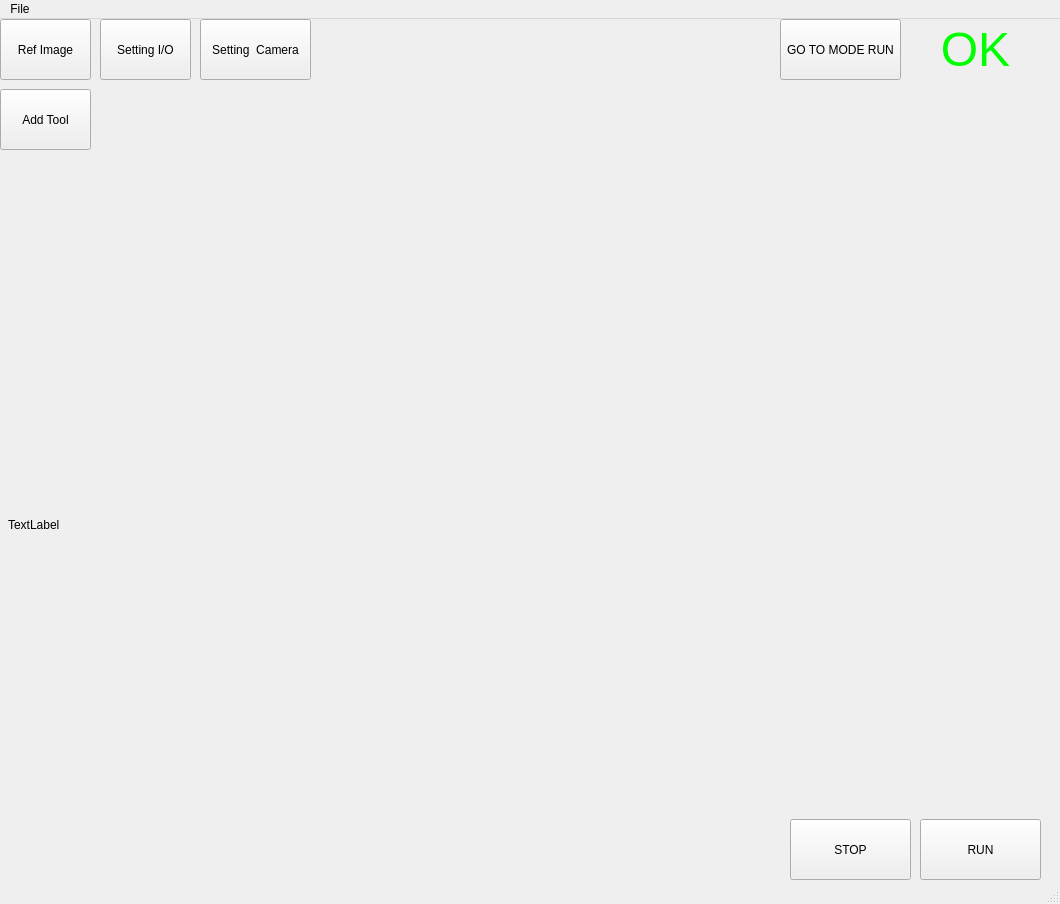
<?xml version="1.0" encoding="UTF-8"?>
<ui version="4.0">
 <class>MainWindow</class>
 <widget class="QMainWindow" name="MainWindow">
  <property name="geometry">
   <rect>
    <x>0</x>
    <y>0</y>
    <width>1060</width>
    <height>904</height>
   </rect>
  </property>
  <property name="windowTitle">
   <string>MainWindow</string>
  </property>
  <widget class="QWidget" name="centralwidget">
   <widget class="QPushButton" name="btn_Ref_Image">
    <property name="geometry">
     <rect>
      <x>0</x>
      <y>0</y>
      <width>91</width>
      <height>61</height>
     </rect>
    </property>
    <property name="text">
     <string>Ref Image</string>
    </property>
   </widget>
   <widget class="QPushButton" name="btn_set_IO">
    <property name="geometry">
     <rect>
      <x>100</x>
      <y>0</y>
      <width>91</width>
      <height>61</height>
     </rect>
    </property>
    <property name="text">
     <string>Setting I/O</string>
    </property>
   </widget>
   <widget class="QPushButton" name="btn_set_camera">
    <property name="geometry">
     <rect>
      <x>200</x>
      <y>0</y>
      <width>111</width>
      <height>61</height>
     </rect>
    </property>
    <property name="cursor">
     <cursorShape>SizeVerCursor</cursorShape>
    </property>
    <property name="text">
     <string>Setting  Camera</string>
    </property>
   </widget>
   <widget class="QPushButton" name="btn_run">
    <property name="geometry">
     <rect>
      <x>920</x>
      <y>800</y>
      <width>121</width>
      <height>61</height>
     </rect>
    </property>
    <property name="text">
     <string>RUN</string>
    </property>
   </widget>
   <widget class="QPushButton" name="btn_stop">
    <property name="geometry">
     <rect>
      <x>790</x>
      <y>800</y>
      <width>121</width>
      <height>61</height>
     </rect>
    </property>
    <property name="text">
     <string>STOP</string>
    </property>
   </widget>
   <widget class="QPushButton" name="btn_go_to_mode_run">
    <property name="geometry">
     <rect>
      <x>780</x>
      <y>0</y>
      <width>121</width>
      <height>61</height>
     </rect>
    </property>
    <property name="text">
     <string>GO TO MODE RUN</string>
    </property>
   </widget>
   <widget class="QLabel" name="label_OK_NG">
    <property name="geometry">
     <rect>
      <x>910</x>
      <y>0</y>
      <width>131</width>
      <height>61</height>
     </rect>
    </property>
    <property name="text">
     <string>&lt;html&gt;&lt;head/&gt;&lt;body&gt;&lt;p&gt;&lt;span style=&quot; font-size:36pt; color:#00ff00;&quot;&gt;OK&lt;/span&gt;&lt;/p&gt;&lt;/body&gt;&lt;/html&gt;</string>
    </property>
    <property name="scaledContents">
     <bool>false</bool>
    </property>
    <property name="alignment">
     <set>Qt::AlignCenter</set>
    </property>
   </widget>
   <widget class="QPushButton" name="btn_add_tool">
    <property name="geometry">
     <rect>
      <x>0</x>
      <y>70</y>
      <width>91</width>
      <height>61</height>
     </rect>
    </property>
    <property name="text">
     <string>Add Tool</string>
    </property>
   </widget>
   <widget class="QLabel" name="label_camera">
    <property name="geometry">
     <rect>
      <x>8</x>
      <y>140</y>
      <width>771</width>
      <height>731</height>
     </rect>
    </property>
    <property name="text">
     <string>TextLabel</string>
    </property>
   </widget>
  </widget>
  <widget class="QMenuBar" name="menubar">
   <property name="geometry">
    <rect>
     <x>0</x>
     <y>0</y>
     <width>1060</width>
     <height>20</height>
    </rect>
   </property>
   <widget class="QMenu" name="menuFile">
    <property name="title">
     <string>File</string>
    </property>
    <addaction name="actionSave"/>
    <addaction name="actionExport"/>
    <addaction name="actionExit"/>
   </widget>
   <addaction name="menuFile"/>
  </widget>
  <widget class="QStatusBar" name="statusbar"/>
  <action name="actionSave">
   <property name="text">
    <string>Save</string>
   </property>
  </action>
  <action name="actionExport">
   <property name="text">
    <string>Export</string>
   </property>
  </action>
  <action name="actionExit">
   <property name="text">
    <string>Exit</string>
   </property>
  </action>
 </widget>
 <resources/>
 <connections/>
</ui>
